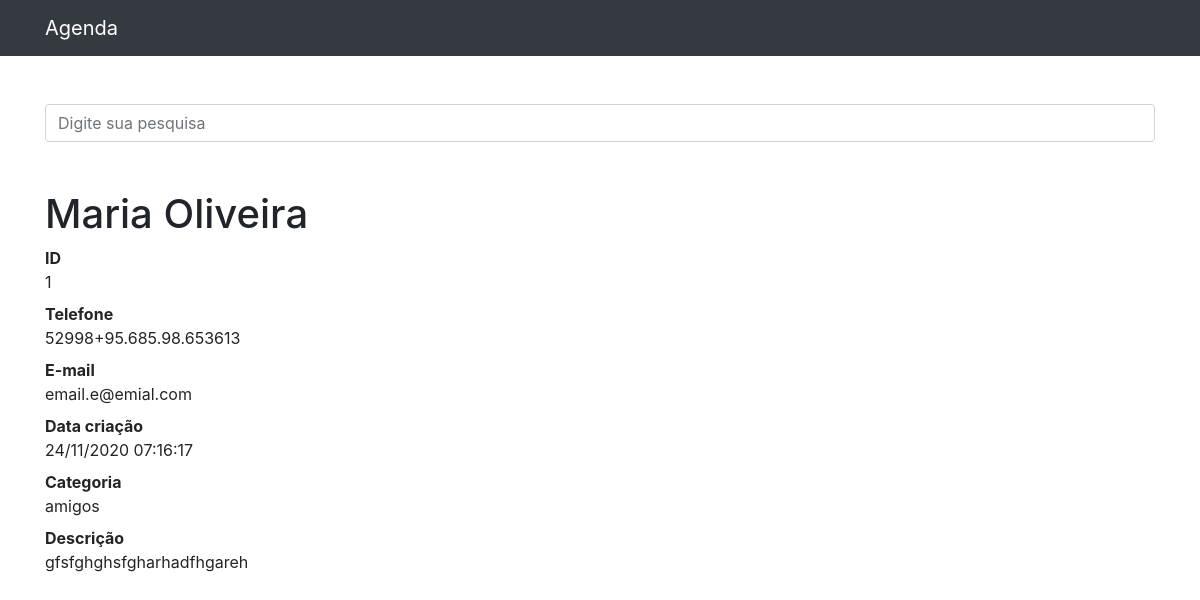
/1, run on an earlier commit of the app's database.
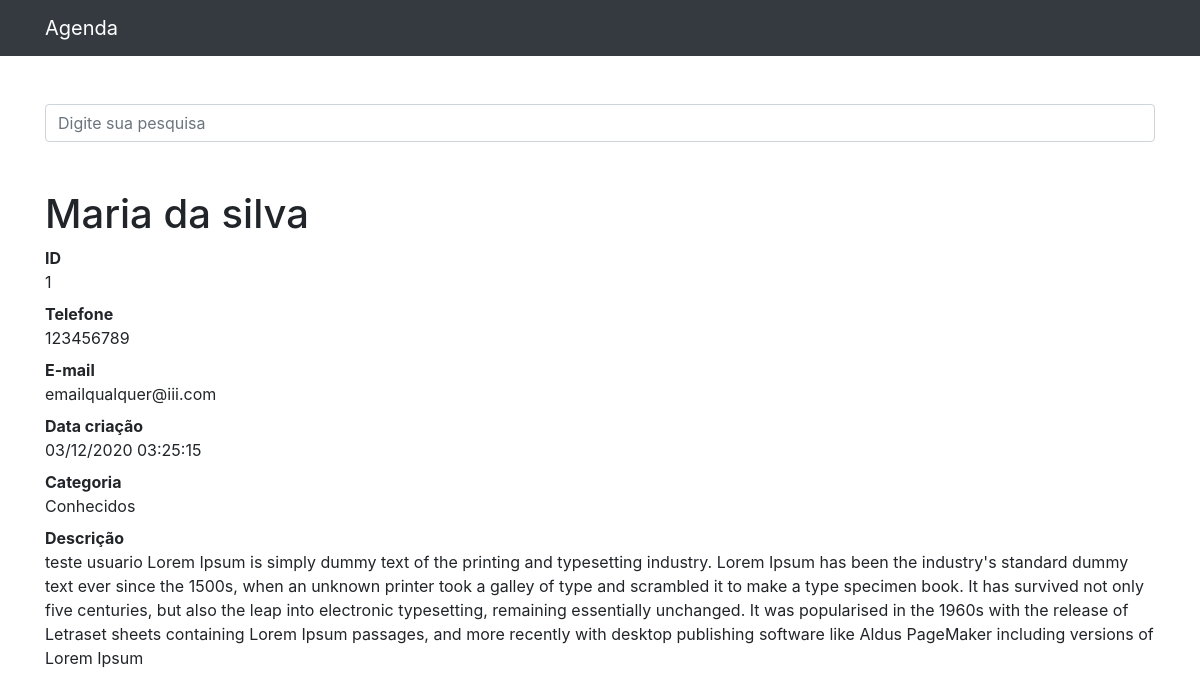
And on a later commit of the database.
### contatos/models.py (models this page shows, shortened)
class Contato(models.Model):
    nome = models.CharField(max_length=255)  # campo do tipo String
    sobrenome = models.CharField(max_length=255, blank=True)  # tornando um campo opcional
    telefone = models.CharField(max_length=100)
    email = models.CharField(max_length=255, blank=True)
    data_criacao = models.DateTimeField(default=timezone.now)
    descricao = models.TextField(blank=True)
    categoria = models.ForeignKey(Categoria, on_delete=models.DO_NOTHING)
    mostrar = models.BooleanField(default=True)
    fotos = models.ImageField(blank=True,
                              upload_to='fotos/%Y/%m/%d')  # para cada imagem em dias diferentes a seu upada uma pasta nova com o dia do upload sera criada

class Categoria(models.Model):
    nome = models.CharField(max_length=255)
    def __str__(self):
        return self.nome  # para que o nome da categoria apareça no caminho do admin

### contatos/views.py (the view)
# urls.py: path('<int:contato_id>', views.ver_contato, name='ver_contato'),
def ver_contato(request, contato_id):
    contato = get_object_or_404(Contato, id=contato_id)
    if not contato.mostrar:
        raise Http404()
    return render(request, 'contatos/ver_contato.html', {
        'contato': contato
    })

### contatos/templates/contatos/ver_contato.html (shortened to what this page needs)
{% extends 'base.html' %}
{% block conteudo %}
    <h1 class="mt-5">{{ contato.nome }} {{ contato.sobrenome }}</h1>
    <dl>
      <dt>ID</dt>
      <dd>{{ contato.id }}</dd>
      <dt>Telefone</dt>
      <dd>{{ contato.telefone }}</dd>
      <dt>E-mail</dt>
      <dd>{{ contato.email }}</dd>
      <dt>Data criação</dt>
      <dd>{{ contato.data_criacao|date:'d/m/Y h:i:s' }}</dd>
      <dt>Categoria</dt>
      <dd>{{ contato.categoria }}</dd>
      <dt>Descrição</dt>
      <dd>
        {{ contato.descricao }}
      </dd>
    </dl>
{% endblock %}

What changed in the data, as far as the page shows it:
changed Contato "Maria": sobrenome "Oliveira" → "da silva"; telefone "52998+95.685.98.653613" → "123456789"; email "email.e@emial.com" → "emailqualquer@iii.com"; data_criacao "24/11/2020 07:16:17" → "03/12/2020 03:25:15"; categoria "amigos" → "Conhecidos"; descricao "gfsfghghsfgharhadfhgareh" → "teste usuario Lorem Ipsum is simply dummy text of the printing and typesetting industry. Lorem Ipsum has been the industry's standard dummy text ever since the 1500s, when an unknown printer took a galley of type and scrambled it to make a type specimen book. It has survived not only five centuries, but also the leap into electronic typesetting, remaining essentially unchanged. It was popularised in the 1960s with the release of Letraset sheets containing Lorem Ipsum passages, and more recently with desktop publishing software like Aldus PageMaker including versions of Lorem Ipsum"
